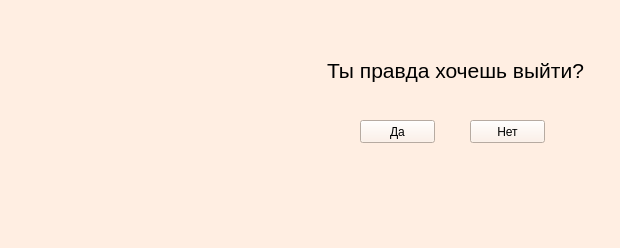
<?xml version="1.0" encoding="UTF-8"?>
<ui version="4.0">
 <class>MainWindow</class>
 <widget class="QMainWindow" name="MainWindow">
  <property name="geometry">
   <rect>
    <x>0</x>
    <y>0</y>
    <width>620</width>
    <height>248</height>
   </rect>
  </property>
  <property name="windowTitle">
   <string>MainWindow</string>
  </property>
  <property name="styleSheet">
   <string notr="true">background-color: rgb(255, 238, 226);</string>
  </property>
  <widget class="QWidget" name="centralwidget">
   <widget class="QLabel" name="label">
    <property name="geometry">
     <rect>
      <x>10</x>
      <y>0</y>
      <width>291</width>
      <height>221</height>
     </rect>
    </property>
    <property name="text">
     <string/>
    </property>
    <property name="pixmap">
     <pixmap>exit.jpg</pixmap>
    </property>
    <property name="scaledContents">
     <bool>true</bool>
    </property>
   </widget>
   <widget class="QLabel" name="label_2">
    <property name="geometry">
     <rect>
      <x>320</x>
      <y>40</y>
      <width>271</width>
      <height>61</height>
     </rect>
    </property>
    <property name="text">
     <string>&lt;html&gt;&lt;head/&gt;&lt;body&gt;&lt;p align=&quot;center&quot;&gt;&lt;span style=&quot; font-size:16pt;&quot;&gt;Ты правда хочешь выйти?&lt;/span&gt;&lt;/p&gt;&lt;/body&gt;&lt;/html&gt;</string>
    </property>
   </widget>
   <widget class="QPushButton" name="y_exit">
    <property name="geometry">
     <rect>
      <x>360</x>
      <y>120</y>
      <width>75</width>
      <height>23</height>
     </rect>
    </property>
    <property name="text">
     <string>Да</string>
    </property>
   </widget>
   <widget class="QPushButton" name="n_exit">
    <property name="geometry">
     <rect>
      <x>470</x>
      <y>120</y>
      <width>75</width>
      <height>23</height>
     </rect>
    </property>
    <property name="text">
     <string>Нет</string>
    </property>
   </widget>
  </widget>
  <widget class="QMenuBar" name="menubar">
   <property name="geometry">
    <rect>
     <x>0</x>
     <y>0</y>
     <width>620</width>
     <height>21</height>
    </rect>
   </property>
  </widget>
  <widget class="QStatusBar" name="statusbar"/>
 </widget>
 <resources/>
 <connections/>
</ui>
